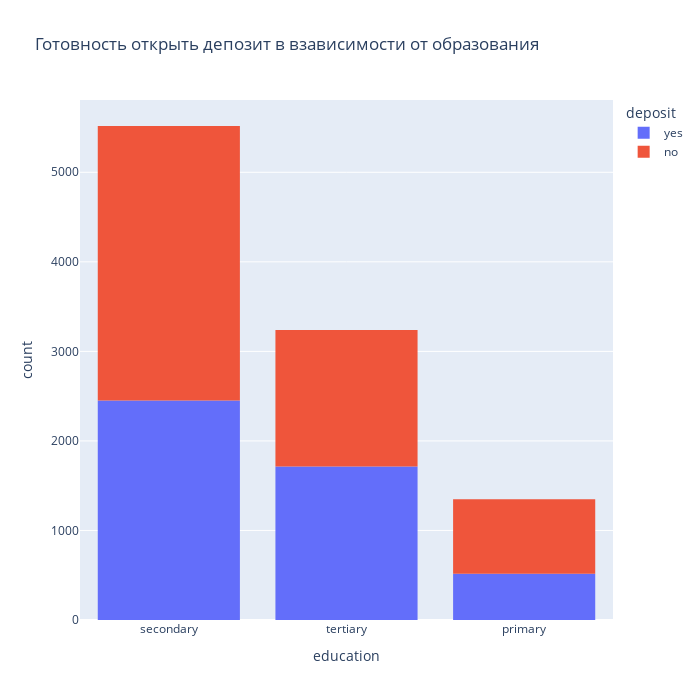

Notebook cell for this chart:
### Code cell
# постройте визуализации для открывших и неоткрывших депозит в зависимости от образования
display(percent_func('education','deposit','Готовность открыть депозит в взависимости от образования'))

### Figure 1 — Plotly figure (JSON) as saved in the notebook; plotly's stock layout.template omitted (floating-point values rounded to 4 significant figures; data arrays with more than 128 entries replaced by an {"elided": "..."} marker saying what was removed)
{"data": [{"alignmentgroup": "True", "bingroup": "x", "hovertemplate": "deposit=yes<br>education=%{x}<br>count=%{y}<extra></extra>", "legendgroup": "yes", "marker": {"color": "#636efa", "pattern": {"shape": ""}}, "name": "yes", "offsetgroup": "yes", "orientation": "v", "showlegend": true, "type": "histogram", "x": {"elided": "4681 str values"}, "xaxis": "x", "yaxis": "y"}, {"alignmentgroup": "True", "bingroup": "x", "hovertemplate": "deposit=no<br>education=%{x}<br>count=%{y}<extra></extra>", "legendgroup": "no", "marker": {"color": "#EF553B", "pattern": {"shape": ""}}, "name": "no", "offsetgroup": "no", "orientation": "v", "showlegend": true, "type": "histogram", "x": {"elided": "5424 str values"}, "xaxis": "x", "yaxis": "y"}], "layout": {"barmode": "relative", "height": 700, "legend": {"title": {"text": "deposit"}, "tracegroupgap": 0}, "title": {"text": "Готовность открыть депозит в взависимости от образования"}, "width": 700, "xaxis": {"anchor": "y", "domain": [0, 1], "title": {"text": "education"}}, "yaxis": {"anchor": "x", "domain": [0, 1], "title": {"text": "count"}}}}
